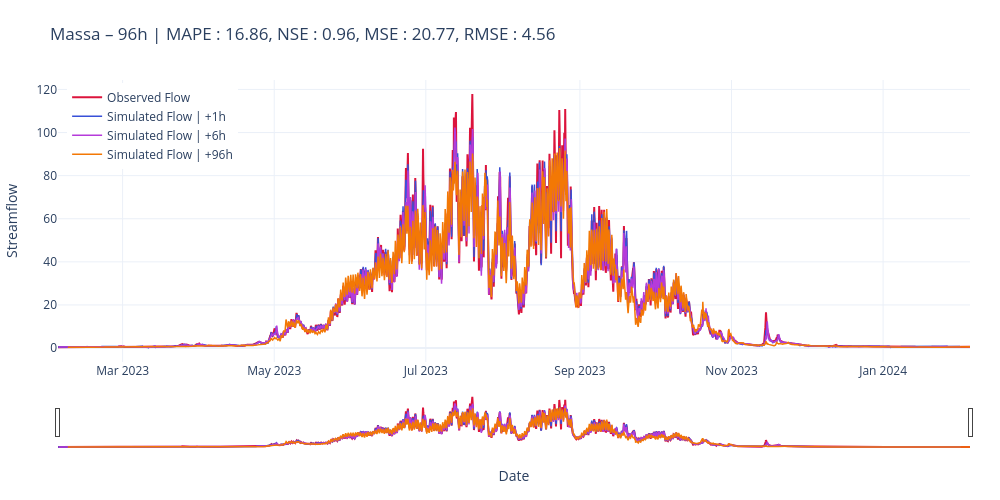
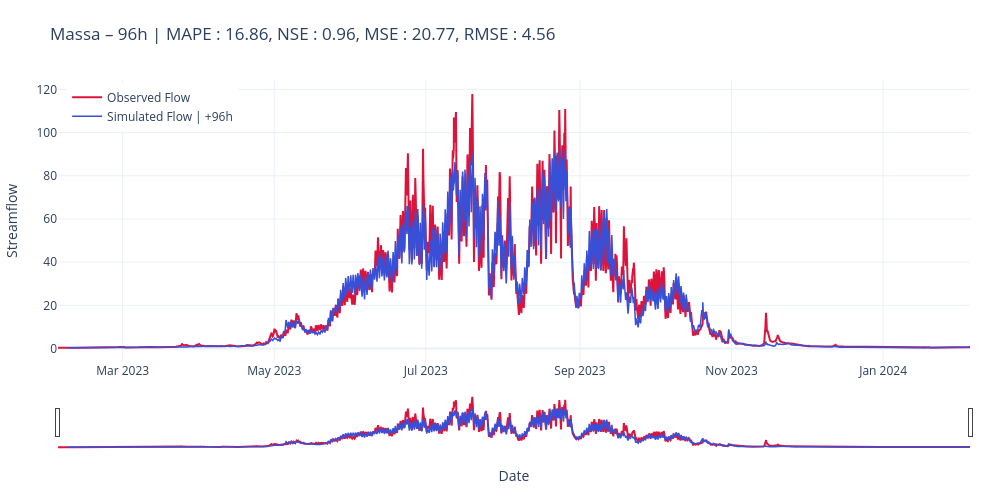

The code cell stored with these charts, in order, in its notebook:
### Code cell
from custom.functions.Plot import plot_forecast_24h, plot_forecast_horizon_24h,plot_forecast_horizon_series

scores_str = str.join(', ', [f"{key} : {scores[key]:.2f}" for key in scores])
title24 = f"Massa – {cfg.predict_last_n}h | " + scores_str
plot_forecast_24h(measured=y_true, predicted=y_pred, title=title24, mode="list", horizons=[1, 6, cfg.predict_last_n])
plot_forecast_24h(measured=y_true, predicted=y_pred, title=title24, mode="list", horizons=[cfg.predict_last_n])

### Figure 1 — Plotly figure (JSON) as saved in the notebook; plotly's stock layout.template omitted (floating-point values rounded to 4 significant figures; data arrays with more than 128 entries replaced by an {"elided": "..."} marker saying what was removed)
{"data": [{"line": {"color": "crimson", "width": 2}, "mode": "lines", "name": "Observed Flow", "type": "scatter", "x": {"elided": "8808 str values"}, "y": {"elided": "8808 float values"}}, {"line": {"color": "#3850D8", "width": 1.5}, "mode": "lines", "name": "Simulated Flow | +1h", "type": "scatter", "x": {"elided": "8713 str values"}, "y": {"elided": "8713 float values"}}, {"line": {"color": "#b53bda", "width": 1.5}, "mode": "lines", "name": "Simulated Flow | +6h", "type": "scatter", "x": {"elided": "8713 str values"}, "y": {"elided": "8713 float values"}}, {"line": {"color": "#f37805", "width": 1.5}, "mode": "lines", "name": "Simulated Flow | +96h", "type": "scatter", "x": {"elided": "8713 str values"}, "y": {"elided": "8713 float values"}}], "layout": {"dragmode": "zoom", "height": 500, "hovermode": "x unified", "legend": {"x": 0.01, "xanchor": "left", "y": 0.99, "yanchor": "top"}, "margin": {"b": 50, "l": 50, "r": 30, "t": 80}, "title": {"text": "Massa – 96h | MAPE : 16.86, NSE : 0.96, MSE : 20.77, RMSE : 4.56"}, "width": 1000, "xaxis": {"rangeslider": {"visible": true}, "title": {"text": "Date"}}, "yaxis": {"title": {"text": "Streamflow"}}}}

### Figure 2 — Plotly figure (JSON) as saved in the notebook; plotly's stock layout.template omitted (floating-point values rounded to 4 significant figures; data arrays with more than 128 entries replaced by an {"elided": "..."} marker saying what was removed)
{"data": [{"line": {"color": "crimson", "width": 2}, "mode": "lines", "name": "Observed Flow", "type": "scatter", "x": {"elided": "8808 str values"}, "y": {"elided": "8808 float values"}}, {"line": {"color": "#3850D8", "width": 1.5}, "mode": "lines", "name": "Simulated Flow | +96h", "type": "scatter", "x": {"elided": "8713 str values"}, "y": {"elided": "8713 float values"}}], "layout": {"dragmode": "zoom", "height": 500, "hovermode": "x unified", "legend": {"x": 0.01, "xanchor": "left", "y": 0.99, "yanchor": "top"}, "margin": {"b": 50, "l": 50, "r": 30, "t": 80}, "title": {"text": "Massa – 96h | MAPE : 16.86, NSE : 0.96, MSE : 20.77, RMSE : 4.56"}, "width": 1000, "xaxis": {"rangeslider": {"visible": true}, "title": {"text": "Date"}}, "yaxis": {"title": {"text": "Streamflow"}}}}
